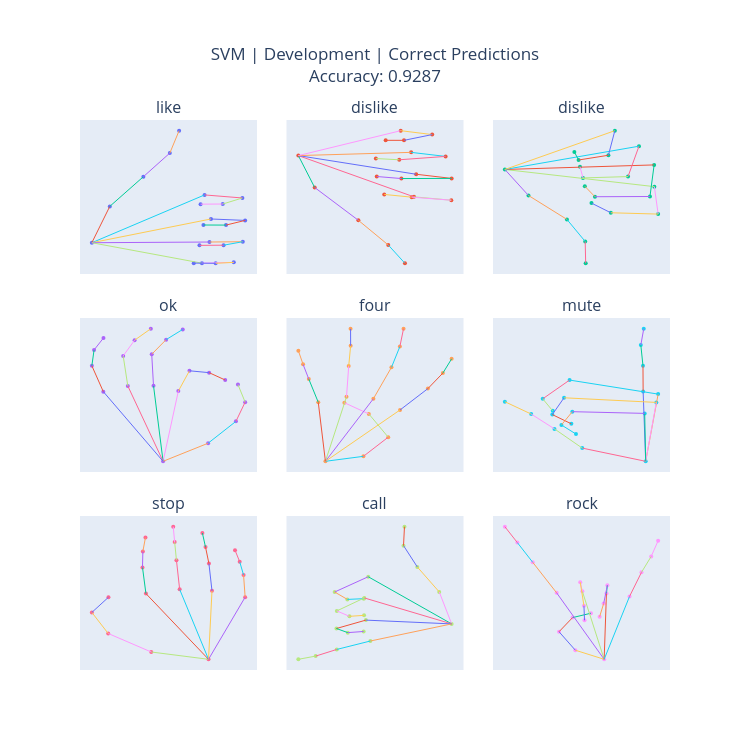

Here is the notebook cell this chart was saved with:
### Code cell
metrics = SVM_trainer.results[svm_model_name]["metrics"]["development set"]

svm_corr_pred_fig = plot_correct_landmarks(
    svm_clf,
    X_dev_df,
    y_dev_df,
    le,
    model_name="SVM",
    dataset_name="Development",
    accuracy=metrics["accuracy"],
    n_samples=9
)

### Figure 1 — Plotly figure (JSON) as saved in the notebook; plotly's stock layout.template omitted (floating-point values rounded to 4 significant figures)
{"data": [{"marker": {"size": 4}, "mode": "markers", "showlegend": false, "type": "scatter", "x": [0.0, 0.1554, 0.4463, 0.6754, 0.7557, 0.9762, 1.304, 1.134, 0.9418, 1.032, 1.328, 1.162, 0.9665, 1.019, 1.307, 1.141, 0.9322, 0.9534, 1.229, 1.072, 0.8824], "xaxis": "x", "y": [0.0, -0.5267, -0.9567, -1.299, -1.623, -0.6926, -0.6486, -0.5607, -0.5588, -0.3442, -0.3233, -0.2558, -0.2568, -0.01017, -0.01456, 0.03578, 0.03812, 0.2963, 0.2844, 0.298, 0.2956], "yaxis": "y"}, {"line": {"width": 1}, "mode": "lines", "showlegend": false, "type": "scatter", "x": [0, 0.1554], "xaxis": "x", "y": [0, -0.5267], "yaxis": "y"}, {"line": {"width": 1}, "mode": "lines", "showlegend": false, "type": "scatter", "x": [0.1554, 0.4463], "xaxis": "x", "y": [-0.5267, -0.9567], "yaxis": "y"}, {"line": {"width": 1}, "mode": "lines", "showlegend": false, "type": "scatter", "x": [0.4463, 0.6754], "xaxis": "x", "y": [-0.9567, -1.299], "yaxis": "y"}, {"line": {"width": 1}, "mode": "lines", "showlegend": false, "type": "scatter", "x": [0.6754, 0.7557], "xaxis": "x", "y": [-1.299, -1.623], "yaxis": "y"}, {"line": {"width": 1}, "mode": "lines", "showlegend": false, "type": "scatter", "x": [0, 0.9762], "xaxis": "x", "y": [0, -0.6926], "yaxis": "y"}, {"line": {"width": 1}, "mode": "lines", "showlegend": false, "type": "scatter", "x": [0.9762, 1.304], "xaxis": "x", "y": [-0.6926, -0.6486], "yaxis": "y"}, {"line": {"width": 1}, "mode": "lines", "showlegend": false, "type": "scatter", "x": [1.304, 1.134], "xaxis": "x", "y": [-0.6486, -0.5607], "yaxis": "y"}, {"line": {"width": 1}, "mode": "lines", "showlegend": false, "type": "scatter", "x": [1.134, 0.9418], "xaxis": "x", "y": [-0.5607, -0.5588], "yaxis": "y"}, {"line": {"width": 1}, "mode": "lines", "showlegend": false, "type": "scatter", "x": [0, 1.032], "xaxis": "x", "y": [0, -0.3442], "yaxis": "y"}, {"line": {"width": 1}, "mode": "lines", "showlegend": false, "type": "scatter", "x": [1.032, 1.328], "xaxis": "x", "y": [-0.3442, -0.3233], "yaxis": "y"}, {"line": {"width": 1}, "mode": "lines", "showlegend": false, "type": "scatter", "x": [1.328, 1.162], "xaxis": "x", "y": [-0.3233, -0.2558], "yaxis": "y"}, {"line": {"width": 1}, "mode": "lines", "showlegend": false, "type": "scatter", "x": [1.162, 0.9665], "xaxis": "x", "y": [-0.2558, -0.2568], "yaxis": "y"}, {"line": {"width": 1}, "mode": "lines", "showlegend": false, "type": "scatter", "x": [0, 1.019], "xaxis": "x", "y": [0, -0.01017], "yaxis": "y"}, {"line": {"width": 1}, "mode": "lines", "showlegend": false, "type": "scatter", "x": [1.019, 1.307], "xaxis": "x", "y": [-0.01017, -0.01456], "yaxis": "y"}, {"line": {"width": 1}, "mode": "lines", "showlegend": false, "type": "scatter", "x": [1.307, 1.141], "xaxis": "x", "y": [-0.01456, 0.03578], "yaxis": "y"}, {"line": {"width": 1}, "mode": "lines", "showlegend": false, "type": "scatter", "x": [1.141, 0.9322], "xaxis": "x", "y": [0.03578, 0.03812], "yaxis": "y"}, {"line": {"width": 1}, "mode": "lines", "showlegend": false, "type": "scatter", "x": [0, 0.9534], "xaxis": "x", "y": [0, 0.2963], "yaxis": "y"}, {"line": {"width": 1}, "mode": "lines", "showlegend": false, "type": "scatter", "x": [0.9534, 1.229], "xaxis": "x", "y": [0.2963, 0.2844], "yaxis": "y"}, {"line": {"width": 1}, "mode": "lines", "showlegend": false, "type": "scatter", "x": [1.229, 1.072], "xaxis": "x", "y": [0.2844, 0.298], "yaxis": "y"}, {"line": {"width": 1}, "mode": "lines", "showlegend": false, "type": "scatter", "x": [1.072, 0.8824], "xaxis": "x", "y": [0.298, 0.2956], "yaxis": "y"}, {"marker": {"size": 4}, "mode": "markers", "showlegend": false, "type": "scatter", "x": [0.0, 0.1898, 0.6975, 1.045, 1.239, 1.344, 1.777, 1.318, 0.9982, 1.369, 1.781, 1.197, 0.911, 1.311, 1.711, 1.172, 0.9005, 1.189, 1.555, 1.228, 1.015], "xaxis": "x2", "y": [0.0, 0.6292, 1.276, 1.762, 2.123, 0.8136, 0.8794, 0.8194, 0.766, 0.368, 0.4499, 0.4526, 0.4124, -0.06346, 0.01643, 0.08263, 0.05831, -0.4903, -0.4136, -0.3005, -0.3008], "yaxis": "y2"}, {"line": {"width": 1}, "mode": "lines", "showlegend": false, "type": "scatter", "x": [0, 0.1898], "xaxis": "x2", "y": [0, 0.6292], "yaxis": "y2"}, {"line": {"width": 1}, "mode": "lines", "showlegend": false, "type": "scatter", "x": [0.1898, 0.6975], "xaxis": "x2", "y": [0.6292, 1.276], "yaxis": "y2"}, {"line": {"width": 1}, "mode": "lines", "showlegend": false, "type": "scatter", "x": [0.6975, 1.045], "xaxis": "x2", "y": [1.276, 1.762], "yaxis": "y2"}, {"line": {"width": 1}, "mode": "lines", "showlegend": false, "type": "scatter", "x": [1.045, 1.239], "xaxis": "x2", "y": [1.762, 2.123], "yaxis": "y2"}, {"line": {"width": 1}, "mode": "lines", "showlegend": false, "type": "scatter", "x": [0, 1.344], "xaxis": "x2", "y": [0, 0.8136], "yaxis": "y2"}, {"line": {"width": 1}, "mode": "lines", "showlegend": false, "type": "scatter", "x": [1.344, 1.777], "xaxis": "x2", "y": [0.8136, 0.8794], "yaxis": "y2"}, {"line": {"width": 1}, "mode": "lines", "showlegend": false, "type": "scatter", "x": [1.777, 1.318], "xaxis": "x2", "y": [0.8794, 0.8194], "yaxis": "y2"}, {"line": {"width": 1}, "mode": "lines", "showlegend": false, "type": "scatter", "x": [1.318, 0.9982], "xaxis": "x2", "y": [0.8194, 0.766], "yaxis": "y2"}, {"line": {"width": 1}, "mode": "lines", "showlegend": false, "type": "scatter", "x": [0, 1.369], "xaxis": "x2", "y": [0, 0.368], "yaxis": "y2"}, {"line": {"width": 1}, "mode": "lines", "showlegend": false, "type": "scatter", "x": [1.369, 1.781], "xaxis": "x2", "y": [0.368, 0.4499], "yaxis": "y2"}, {"line": {"width": 1}, "mode": "lines", "showlegend": false, "type": "scatter", "x": [1.781, 1.197], "xaxis": "x2", "y": [0.4499, 0.4526], "yaxis": "y2"}, {"line": {"width": 1}, "mode": "lines", "showlegend": false, "type": "scatter", "x": [1.197, 0.911], "xaxis": "x2", "y": [0.4526, 0.4124], "yaxis": "y2"}, {"line": {"width": 1}, "mode": "lines", "showlegend": false, "type": "scatter", "x": [0, 1.311], "xaxis": "x2", "y": [0, -0.06346], "yaxis": "y2"}, {"line": {"width": 1}, "mode": "lines", "showlegend": false, "type": "scatter", "x": [1.311, 1.711], "xaxis": "x2", "y": [-0.06346, 0.01643], "yaxis": "y2"}, {"line": {"width": 1}, "mode": "lines", "showlegend": false, "type": "scatter", "x": [1.711, 1.172], "xaxis": "x2", "y": [0.01643, 0.08263], "yaxis": "y2"}, {"line": {"width": 1}, "mode": "lines", "showlegend": false, "type": "scatter", "x": [1.172, 0.9005], "xaxis": "x2", "y": [0.08263, 0.05831], "yaxis": "y2"}, {"line": {"width": 1}, "mode": "lines", "showlegend": false, "type": "scatter", "x": [0, 1.189], "xaxis": "x2", "y": [0, -0.4903], "yaxis": "y2"}, {"line": {"width": 1}, "mode": "lines", "showlegend": false, "type": "scatter", "x": [1.189, 1.555], "xaxis": "x2", "y": [-0.4903, -0.4136], "yaxis": "y2"}, {"line": {"width": 1}, "mode": "lines", "showlegend": false, "type": "scatter", "x": [1.555, 1.228], "xaxis": "x2", "y": [-0.4136, -0.3005], "yaxis": "y2"}, {"line": {"width": 1}, "mode": "lines", "showlegend": false, "type": "scatter", "x": [1.228, 1.015], "xaxis": "x2", "y": [-0.3005, -0.3008], "yaxis": "y2"}, {"marker": {"size": 4}, "mode": "markers", "showlegend": false, "type": "scatter", "x": [0.0, 0.2781, 0.7306, 0.9456, 0.9513, 1.759, 1.804, 1.247, 1.019, 1.757, 1.708, 1.06, 0.9411, 1.578, 1.449, 0.9198, 0.8842, 1.294, 1.219, 0.8678, 0.818], "xaxis": "x3", "y": [0.0, 0.5245, 1.007, 1.452, 1.892, 0.3465, 0.8997, 0.8729, 0.6788, -0.09179, 0.5452, 0.5498, 0.3382, -0.4694, 0.1437, 0.1706, -0.05329, -0.7818, -0.2862, -0.1911, -0.3538], "yaxis": "y3"}, {"line": {"width": 1}, "mode": "lines", "showlegend": false, "type": "scatter", "x": [0, 0.2781], "xaxis": "x3", "y": [0, 0.5245], "yaxis": "y3"}, {"line": {"width": 1}, "mode": "lines", "showlegend": false, "type": "scatter", "x": [0.2781, 0.7306], "xaxis": "x3", "y": [0.5245, 1.007], "yaxis": "y3"}, {"line": {"width": 1}, "mode": "lines", "showlegend": false, "type": "scatter", "x": [0.7306, 0.9456], "xaxis": "x3", "y": [1.007, 1.452], "yaxis": "y3"}, {"line": {"width": 1}, "mode": "lines", "showlegend": false, "type": "scatter", "x": [0.9456, 0.9513], "xaxis": "x3", "y": [1.452, 1.892], "yaxis": "y3"}, {"line": {"width": 1}, "mode": "lines", "showlegend": false, "type": "scatter", "x": [0, 1.759], "xaxis": "x3", "y": [0, 0.3465], "yaxis": "y3"}, {"line": {"width": 1}, "mode": "lines", "showlegend": false, "type": "scatter", "x": [1.759, 1.804], "xaxis": "x3", "y": [0.3465, 0.8997], "yaxis": "y3"}, {"line": {"width": 1}, "mode": "lines", "showlegend": false, "type": "scatter", "x": [1.804, 1.247], "xaxis": "x3", "y": [0.8997, 0.8729], "yaxis": "y3"}, {"line": {"width": 1}, "mode": "lines", "showlegend": false, "type": "scatter", "x": [1.247, 1.019], "xaxis": "x3", "y": [0.8729, 0.6788], "yaxis": "y3"}, {"line": {"width": 1}, "mode": "lines", "showlegend": false, "type": "scatter", "x": [0, 1.757], "xaxis": "x3", "y": [0, -0.09179], "yaxis": "y3"}, {"line": {"width": 1}, "mode": "lines", "showlegend": false, "type": "scatter", "x": [1.757, 1.708], "xaxis": "x3", "y": [-0.09179, 0.5452], "yaxis": "y3"}, {"line": {"width": 1}, "mode": "lines", "showlegend": false, "type": "scatter", "x": [1.708, 1.06], "xaxis": "x3", "y": [0.5452, 0.5498], "yaxis": "y3"}, {"line": {"width": 1}, "mode": "lines", "showlegend": false, "type": "scatter", "x": [1.06, 0.9411], "xaxis": "x3", "y": [0.5498, 0.3382], "yaxis": "y3"}, {"line": {"width": 1}, "mode": "lines", "showlegend": false, "type": "scatter", "x": [0, 1.578], "xaxis": "x3", "y": [0, -0.4694], "yaxis": "y3"}, {"line": {"width": 1}, "mode": "lines", "showlegend": false, "type": "scatter", "x": [1.578, 1.449], "xaxis": "x3", "y": [-0.4694, 0.1437], "yaxis": "y3"}, {"line": {"width": 1}, "mode": "lines", "showlegend": false, "type": "scatter", "x": [1.449, 0.9198], "xaxis": "x3", "y": [0.1437, 0.1706], "yaxis": "y3"}, {"line": {"width": 1}, "mode": "lines", "showlegend": false, "type": "scatter", "x": [0.9198, 0.8842], "xaxis": "x3", "y": [0.1706, -0.05329], "yaxis": "y3"}, {"line": {"width": 1}, "mode": "lines", "showlegend": false, "type": "scatter", "x": [0, 1.294], "xaxis": "x3", "y": [0, -0.7818], "yaxis": "y3"}, {"line": {"width": 1}, "mode": "lines", "showlegend": false, "type": "scatter", "x": [1.294, 1.219], "xaxis": "x3", "y": [-0.7818, -0.2862], "yaxis": "y3"}, {"line": {"width": 1}, "mode": "lines", "showlegend": false, "type": "scatter", "x": [1.219, 0.8678], "xaxis": "x3", "y": [-0.2862, -0.1911], "yaxis": "y3"}, {"line": {"width": 1}, "mode": "lines", "showlegend": false, "type": "scatter", "x": [0.8678, 0.818], "xaxis": "x3", "y": [-0.1911, -0.3538], "yaxis": "y3"}, {"marker": {"size": 4}, "mode": "markers", "showlegend": false, "type": "scatter", "x": [0.0, 0.1791, 0.2898, 0.3265, 0.2979, 0.06062, 0.1049, 0.1831, 0.2471, -0.03814, -0.04521, 0.01197, 0.07823, -0.1403, -0.1588, -0.1134, -0.04872, -0.2379, -0.2834, -0.2746, -0.2372], "xaxis": "x4", "y": [0.0, -0.1367, -0.3018, -0.447, -0.5799, -0.5307, -0.6841, -0.6699, -0.6145, -0.5718, -0.8092, -0.9194, -0.9969, -0.5693, -0.7967, -0.9151, -1.002, -0.5266, -0.7218, -0.8417, -0.932], "yaxis": "y4"}, {"line": {"width": 1}, "mode": "lines", "showlegend": false, "type": "scatter", "x": [0, 0.1791], "xaxis": "x4", "y": [0, -0.1367], "yaxis": "y4"}, {"line": {"width": 1}, "mode": "lines", "showlegend": false, "type": "scatter", "x": [0.1791, 0.2898], "xaxis": "x4", "y": [-0.1367, -0.3018], "yaxis": "y4"}, {"line": {"width": 1}, "mode": "lines", "showlegend": false, "type": "scatter", "x": [0.2898, 0.3265], "xaxis": "x4", "y": [-0.3018, -0.447], "yaxis": "y4"}, {"line": {"width": 1}, "mode": "lines", "showlegend": false, "type": "scatter", "x": [0.3265, 0.2979], "xaxis": "x4", "y": [-0.447, -0.5799], "yaxis": "y4"}, {"line": {"width": 1}, "mode": "lines", "showlegend": false, "type": "scatter", "x": [0, 0.06062], "xaxis": "x4", "y": [0, -0.5307], "yaxis": "y4"}, {"line": {"width": 1}, "mode": "lines", "showlegend": false, "type": "scatter", "x": [0.06062, 0.1049], "xaxis": "x4", "y": [-0.5307, -0.6841], "yaxis": "y4"}, {"line": {"width": 1}, "mode": "lines", "showlegend": false, "type": "scatter", "x": [0.1049, 0.1831], "xaxis": "x4", "y": [-0.6841, -0.6699], "yaxis": "y4"}, {"line": {"width": 1}, "mode": "lines", "showlegend": false, "type": "scatter", "x": [0.1831, 0.2471], "xaxis": "x4", "y": [-0.6699, -0.6145], "yaxis": "y4"}, {"line": {"width": 1}, "mode": "lines", "showlegend": false, "type": "scatter", "x": [0, -0.03814], "xaxis": "x4", "y": [0, -0.5718], "yaxis": "y4"}, {"line": {"width": 1}, "mode": "lines", "showlegend": false, "type": "scatter", "x": [-0.03814, -0.04521], "xaxis": "x4", "y": [-0.5718, -0.8092], "yaxis": "y4"}, {"line": {"width": 1}, "mode": "lines", "showlegend": false, "type": "scatter", "x": [-0.04521, 0.01197], "xaxis": "x4", "y": [-0.8092, -0.9194], "yaxis": "y4"}, {"line": {"width": 1}, "mode": "lines", "showlegend": false, "type": "scatter", "x": [0.01197, 0.07823], "xaxis": "x4", "y": [-0.9194, -0.9969], "yaxis": "y4"}, {"line": {"width": 1}, "mode": "lines", "showlegend": false, "type": "scatter", "x": [0, -0.1403], "xaxis": "x4", "y": [0, -0.5693], "yaxis": "y4"}, {"line": {"width": 1}, "mode": "lines", "showlegend": false, "type": "scatter", "x": [-0.1403, -0.1588], "xaxis": "x4", "y": [-0.5693, -0.7967], "yaxis": "y4"}, {"line": {"width": 1}, "mode": "lines", "showlegend": false, "type": "scatter", "x": [-0.1588, -0.1134], "xaxis": "x4", "y": [-0.7967, -0.9151], "yaxis": "y4"}, {"line": {"width": 1}, "mode": "lines", "showlegend": false, "type": "scatter", "x": [-0.1134, -0.04872], "xaxis": "x4", "y": [-0.9151, -1.002], "yaxis": "y4"}, {"line": {"width": 1}, "mode": "lines", "showlegend": false, "type": "scatter", "x": [0, -0.2379], "xaxis": "x4", "y": [0, -0.5266], "yaxis": "y4"}, {"line": {"width": 1}, "mode": "lines", "showlegend": false, "type": "scatter", "x": [-0.2379, -0.2834], "xaxis": "x4", "y": [-0.5266, -0.7218], "yaxis": "y4"}, {"line": {"width": 1}, "mode": "lines", "showlegend": false, "type": "scatter", "x": [-0.2834, -0.2746], "xaxis": "x4", "y": [-0.7218, -0.8417], "yaxis": "y4"}, {"line": {"width": 1}, "mode": "lines", "showlegend": false, "type": "scatter", "x": [-0.2746, -0.2372], "xaxis": "x4", "y": [-0.8417, -0.932], "yaxis": "y4"}, {"marker": {"size": 4}, "mode": "markers", "showlegend": false, "type": "scatter", "x": [0.0, 0.1683, 0.2782, 0.1923, 0.08395, 0.3306, 0.4538, 0.5201, 0.5591, 0.2125, 0.2925, 0.3297, 0.346, 0.09336, 0.1031, 0.1118, 0.1114, -0.03171, -0.0736, -0.099, -0.1199], "xaxis": "x5", "y": [0.0, -0.03507, -0.1706, -0.3353, -0.4144, -0.3632, -0.5143, -0.6241, -0.7251, -0.4427, -0.6646, -0.8117, -0.9382, -0.4561, -0.674, -0.8172, -0.9371, -0.4178, -0.5816, -0.686, -0.7825], "yaxis": "y5"}, {"line": {"width": 1}, "mode": "lines", "showlegend": false, "type": "scatter", "x": [0, 0.1683], "xaxis": "x5", "y": [0, -0.03507], "yaxis": "y5"}, {"line": {"width": 1}, "mode": "lines", "showlegend": false, "type": "scatter", "x": [0.1683, 0.2782], "xaxis": "x5", "y": [-0.03507, -0.1706], "yaxis": "y5"}, {"line": {"width": 1}, "mode": "lines", "showlegend": false, "type": "scatter", "x": [0.2782, 0.1923], "xaxis": "x5", "y": [-0.1706, -0.3353], "yaxis": "y5"}, {"line": {"width": 1}, "mode": "lines", "showlegend": false, "type": "scatter", "x": [0.1923, 0.08395], "xaxis": "x5", "y": [-0.3353, -0.4144], "yaxis": "y5"}, {"line": {"width": 1}, "mode": "lines", "showlegend": false, "type": "scatter", "x": [0, 0.3306], "xaxis": "x5", "y": [0, -0.3632], "yaxis": "y5"}, {"line": {"width": 1}, "mode": "lines", "showlegend": false, "type": "scatter", "x": [0.3306, 0.4538], "xaxis": "x5", "y": [-0.3632, -0.5143], "yaxis": "y5"}, {"line": {"width": 1}, "mode": "lines", "showlegend": false, "type": "scatter", "x": [0.4538, 0.5201], "xaxis": "x5", "y": [-0.5143, -0.6241], "yaxis": "y5"}, {"line": {"width": 1}, "mode": "lines", "showlegend": false, "type": "scatter", "x": [0.5201, 0.5591], "xaxis": "x5", "y": [-0.6241, -0.7251], "yaxis": "y5"}, {"line": {"width": 1}, "mode": "lines", "showlegend": false, "type": "scatter", "x": [0, 0.2125], "xaxis": "x5", "y": [0, -0.4427], "yaxis": "y5"}, {"line": {"width": 1}, "mode": "lines", "showlegend": false, "type": "scatter", "x": [0.2125, 0.2925], "xaxis": "x5", "y": [-0.4427, -0.6646], "yaxis": "y5"}, {"line": {"width": 1}, "mode": "lines", "showlegend": false, "type": "scatter", "x": [0.2925, 0.3297], "xaxis": "x5", "y": [-0.6646, -0.8117], "yaxis": "y5"}, {"line": {"width": 1}, "mode": "lines", "showlegend": false, "type": "scatter", "x": [0.3297, 0.346], "xaxis": "x5", "y": [-0.8117, -0.9382], "yaxis": "y5"}, {"line": {"width": 1}, "mode": "lines", "showlegend": false, "type": "scatter", "x": [0, 0.09336], "xaxis": "x5", "y": [0, -0.4561], "yaxis": "y5"}, {"line": {"width": 1}, "mode": "lines", "showlegend": false, "type": "scatter", "x": [0.09336, 0.1031], "xaxis": "x5", "y": [-0.4561, -0.674], "yaxis": "y5"}, {"line": {"width": 1}, "mode": "lines", "showlegend": false, "type": "scatter", "x": [0.1031, 0.1118], "xaxis": "x5", "y": [-0.674, -0.8172], "yaxis": "y5"}, {"line": {"width": 1}, "mode": "lines", "showlegend": false, "type": "scatter", "x": [0.1118, 0.1114], "xaxis": "x5", "y": [-0.8172, -0.9371], "yaxis": "y5"}, {"line": {"width": 1}, "mode": "lines", "showlegend": false, "type": "scatter", "x": [0, -0.03171], "xaxis": "x5", "y": [0, -0.4178], "yaxis": "y5"}, {"line": {"width": 1}, "mode": "lines", "showlegend": false, "type": "scatter", "x": [-0.03171, -0.0736], "xaxis": "x5", "y": [-0.4178, -0.5816], "yaxis": "y5"}, {"line": {"width": 1}, "mode": "lines", "showlegend": false, "type": "scatter", "x": [-0.0736, -0.099], "xaxis": "x5", "y": [-0.5816, -0.686], "yaxis": "y5"}, {"line": {"width": 1}, "mode": "lines", "showlegend": false, "type": "scatter", "x": [-0.099, -0.1199], "xaxis": "x5", "y": [-0.686, -0.7825], "yaxis": "y5"}, {"marker": {"size": 4}, "mode": "markers", "showlegend": false, "type": "scatter", "x": [0.0, -0.4295, -0.6178, -0.7755, -0.9539, -0.0173, -0.0183, -0.03295, -0.01311, 0.08444, -0.5155, -0.6973, -0.6297, 0.07218, -0.553, -0.6325, -0.5034, -0.006715, -0.4969, -0.5707, -0.472], "xaxis": "x6", "y": [0.0, -0.203, -0.4993, -0.7276, -0.9179, -1.077, -1.473, -1.791, -2.042, -1.035, -1.251, -0.9624, -0.7769, -0.907, -0.9783, -0.7196, -0.5772, -0.7381, -0.7643, -0.5597, -0.4199], "yaxis": "y6"}, {"line": {"width": 1}, "mode": "lines", "showlegend": false, "type": "scatter", "x": [0, -0.4295], "xaxis": "x6", "y": [0, -0.203], "yaxis": "y6"}, {"line": {"width": 1}, "mode": "lines", "showlegend": false, "type": "scatter", "x": [-0.4295, -0.6178], "xaxis": "x6", "y": [-0.203, -0.4993], "yaxis": "y6"}, {"line": {"width": 1}, "mode": "lines", "showlegend": false, "type": "scatter", "x": [-0.6178, -0.7755], "xaxis": "x6", "y": [-0.4993, -0.7276], "yaxis": "y6"}, {"line": {"width": 1}, "mode": "lines", "showlegend": false, "type": "scatter", "x": [-0.7755, -0.9539], "xaxis": "x6", "y": [-0.7276, -0.9179], "yaxis": "y6"}, {"line": {"width": 1}, "mode": "lines", "showlegend": false, "type": "scatter", "x": [0, -0.0173], "xaxis": "x6", "y": [0, -1.077], "yaxis": "y6"}, {"line": {"width": 1}, "mode": "lines", "showlegend": false, "type": "scatter", "x": [-0.0173, -0.0183], "xaxis": "x6", "y": [-1.077, -1.473], "yaxis": "y6"}, {"line": {"width": 1}, "mode": "lines", "showlegend": false, "type": "scatter", "x": [-0.0183, -0.03295], "xaxis": "x6", "y": [-1.473, -1.791], "yaxis": "y6"}, {"line": {"width": 1}, "mode": "lines", "showlegend": false, "type": "scatter", "x": [-0.03295, -0.01311], "xaxis": "x6", "y": [-1.791, -2.042], "yaxis": "y6"}, {"line": {"width": 1}, "mode": "lines", "showlegend": false, "type": "scatter", "x": [0, 0.08444], "xaxis": "x6", "y": [0, -1.035], "yaxis": "y6"}, {"line": {"width": 1}, "mode": "lines", "showlegend": false, "type": "scatter", "x": [0.08444, -0.5155], "xaxis": "x6", "y": [-1.035, -1.251], "yaxis": "y6"}, {"line": {"width": 1}, "mode": "lines", "showlegend": false, "type": "scatter", "x": [-0.5155, -0.6973], "xaxis": "x6", "y": [-1.251, -0.9624], "yaxis": "y6"}, {"line": {"width": 1}, "mode": "lines", "showlegend": false, "type": "scatter", "x": [-0.6973, -0.6297], "xaxis": "x6", "y": [-0.9624, -0.7769], "yaxis": "y6"}, {"line": {"width": 1}, "mode": "lines", "showlegend": false, "type": "scatter", "x": [0, 0.07218], "xaxis": "x6", "y": [0, -0.907], "yaxis": "y6"}, {"line": {"width": 1}, "mode": "lines", "showlegend": false, "type": "scatter", "x": [0.07218, -0.553], "xaxis": "x6", "y": [-0.907, -0.9783], "yaxis": "y6"}, {"line": {"width": 1}, "mode": "lines", "showlegend": false, "type": "scatter", "x": [-0.553, -0.6325], "xaxis": "x6", "y": [-0.9783, -0.7196], "yaxis": "y6"}, {"line": {"width": 1}, "mode": "lines", "showlegend": false, "type": "scatter", "x": [-0.6325, -0.5034], "xaxis": "x6", "y": [-0.7196, -0.5772], "yaxis": "y6"}, {"line": {"width": 1}, "mode": "lines", "showlegend": false, "type": "scatter", "x": [0, -0.006715], "xaxis": "x6", "y": [0, -0.7381], "yaxis": "y6"}, {"line": {"width": 1}, "mode": "lines", "showlegend": false, "type": "scatter", "x": [-0.006715, -0.4969], "xaxis": "x6", "y": [-0.7381, -0.7643], "yaxis": "y6"}, {"line": {"width": 1}, "mode": "lines", "showlegend": false, "type": "scatter", "x": [-0.4969, -0.5707], "xaxis": "x6", "y": [-0.7643, -0.5597], "yaxis": "y6"}, {"line": {"width": 1}, "mode": "lines", "showlegend": false, "type": "scatter", "x": [-0.5707, -0.472], "xaxis": "x6", "y": [-0.5597, -0.4199], "yaxis": "y6"}, {"marker": {"size": 4}, "mode": "markers", "showlegend": false, "type": "scatter", "x": [0.0, -0.1934, -0.339, -0.3943, -0.3382, -0.2115, -0.2231, -0.2219, -0.2131, -0.09756, -0.1084, -0.1144, -0.1192, 0.01172, 0.001354, -0.01013, -0.02078, 0.1238, 0.1184, 0.1053, 0.08948], "xaxis": "x7", "y": [0.0, -0.05463, -0.1934, -0.3509, -0.4646, -0.4921, -0.6883, -0.8077, -0.9117, -0.5238, -0.7422, -0.8774, -0.9929, -0.513, -0.7167, -0.8402, -0.9455, -0.4652, -0.6317, -0.7304, -0.8174], "yaxis": "y7"}, {"line": {"width": 1}, "mode": "lines", "showlegend": false, "type": "scatter", "x": [0, -0.1934], "xaxis": "x7", "y": [0, -0.05463], "yaxis": "y7"}, {"line": {"width": 1}, "mode": "lines", "showlegend": false, "type": "scatter", "x": [-0.1934, -0.339], "xaxis": "x7", "y": [-0.05463, -0.1934], "yaxis": "y7"}, {"line": {"width": 1}, "mode": "lines", "showlegend": false, "type": "scatter", "x": [-0.339, -0.3943], "xaxis": "x7", "y": [-0.1934, -0.3509], "yaxis": "y7"}, {"line": {"width": 1}, "mode": "lines", "showlegend": false, "type": "scatter", "x": [-0.3943, -0.3382], "xaxis": "x7", "y": [-0.3509, -0.4646], "yaxis": "y7"}, {"line": {"width": 1}, "mode": "lines", "showlegend": false, "type": "scatter", "x": [0, -0.2115], "xaxis": "x7", "y": [0, -0.4921], "yaxis": "y7"}, {"line": {"width": 1}, "mode": "lines", "showlegend": false, "type": "scatter", "x": [-0.2115, -0.2231], "xaxis": "x7", "y": [-0.4921, -0.6883], "yaxis": "y7"}, {"line": {"width": 1}, "mode": "lines", "showlegend": false, "type": "scatter", "x": [-0.2231, -0.2219], "xaxis": "x7", "y": [-0.6883, -0.8077], "yaxis": "y7"}, {"line": {"width": 1}, "mode": "lines", "showlegend": false, "type": "scatter", "x": [-0.2219, -0.2131], "xaxis": "x7", "y": [-0.8077, -0.9117], "yaxis": "y7"}, {"line": {"width": 1}, "mode": "lines", "showlegend": false, "type": "scatter", "x": [0, -0.09756], "xaxis": "x7", "y": [0, -0.5238], "yaxis": "y7"}, {"line": {"width": 1}, "mode": "lines", "showlegend": false, "type": "scatter", "x": [-0.09756, -0.1084], "xaxis": "x7", "y": [-0.5238, -0.7422], "yaxis": "y7"}, {"line": {"width": 1}, "mode": "lines", "showlegend": false, "type": "scatter", "x": [-0.1084, -0.1144], "xaxis": "x7", "y": [-0.7422, -0.8774], "yaxis": "y7"}, {"line": {"width": 1}, "mode": "lines", "showlegend": false, "type": "scatter", "x": [-0.1144, -0.1192], "xaxis": "x7", "y": [-0.8774, -0.9929], "yaxis": "y7"}, {"line": {"width": 1}, "mode": "lines", "showlegend": false, "type": "scatter", "x": [0, 0.01172], "xaxis": "x7", "y": [0, -0.513], "yaxis": "y7"}, {"line": {"width": 1}, "mode": "lines", "showlegend": false, "type": "scatter", "x": [0.01172, 0.001354], "xaxis": "x7", "y": [-0.513, -0.7167], "yaxis": "y7"}, {"line": {"width": 1}, "mode": "lines", "showlegend": false, "type": "scatter", "x": [0.001354, -0.01013], "xaxis": "x7", "y": [-0.7167, -0.8402], "yaxis": "y7"}, {"line": {"width": 1}, "mode": "lines", "showlegend": false, "type": "scatter", "x": [-0.01013, -0.02078], "xaxis": "x7", "y": [-0.8402, -0.9455], "yaxis": "y7"}, {"line": {"width": 1}, "mode": "lines", "showlegend": false, "type": "scatter", "x": [0, 0.1238], "xaxis": "x7", "y": [0, -0.4652], "yaxis": "y7"}, {"line": {"width": 1}, "mode": "lines", "showlegend": false, "type": "scatter", "x": [0.1238, 0.1184], "xaxis": "x7", "y": [-0.4652, -0.6317], "yaxis": "y7"}, {"line": {"width": 1}, "mode": "lines", "showlegend": false, "type": "scatter", "x": [0.1184, 0.1053], "xaxis": "x7", "y": [-0.6317, -0.7304], "yaxis": "y7"}, {"line": {"width": 1}, "mode": "lines", "showlegend": false, "type": "scatter", "x": [0.1053, 0.08948], "xaxis": "x7", "y": [-0.7304, -0.8174], "yaxis": "y7"}, {"marker": {"size": 4}, "mode": "markers", "showlegend": false, "type": "scatter", "x": [0.0, -0.1405, -0.3889, -0.5452, -0.5344, -0.9452, -1.326, -1.182, -0.9957, -0.9898, -1.301, -1.158, -0.9924, -0.9721, -1.305, -1.177, -0.9971, -0.921, -1.302, -1.541, -1.737], "xaxis": "x8", "y": [0.0, -0.4593, -0.8182, -1.125, -1.397, -0.6779, -0.4585, -0.3519, -0.3627, -0.3732, -0.1865, -0.1088, -0.1229, -0.05453, 0.06629, 0.1256, 0.1089, 0.246, 0.3672, 0.4629, 0.5089], "yaxis": "y8"}, {"line": {"width": 1}, "mode": "lines", "showlegend": false, "type": "scatter", "x": [0, -0.1405], "xaxis": "x8", "y": [0, -0.4593], "yaxis": "y8"}, {"line": {"width": 1}, "mode": "lines", "showlegend": false, "type": "scatter", "x": [-0.1405, -0.3889], "xaxis": "x8", "y": [-0.4593, -0.8182], "yaxis": "y8"}, {"line": {"width": 1}, "mode": "lines", "showlegend": false, "type": "scatter", "x": [-0.3889, -0.5452], "xaxis": "x8", "y": [-0.8182, -1.125], "yaxis": "y8"}, {"line": {"width": 1}, "mode": "lines", "showlegend": false, "type": "scatter", "x": [-0.5452, -0.5344], "xaxis": "x8", "y": [-1.125, -1.397], "yaxis": "y8"}, {"line": {"width": 1}, "mode": "lines", "showlegend": false, "type": "scatter", "x": [0, -0.9452], "xaxis": "x8", "y": [0, -0.6779], "yaxis": "y8"}, {"line": {"width": 1}, "mode": "lines", "showlegend": false, "type": "scatter", "x": [-0.9452, -1.326], "xaxis": "x8", "y": [-0.6779, -0.4585], "yaxis": "y8"}, {"line": {"width": 1}, "mode": "lines", "showlegend": false, "type": "scatter", "x": [-1.326, -1.182], "xaxis": "x8", "y": [-0.4585, -0.3519], "yaxis": "y8"}, {"line": {"width": 1}, "mode": "lines", "showlegend": false, "type": "scatter", "x": [-1.182, -0.9957], "xaxis": "x8", "y": [-0.3519, -0.3627], "yaxis": "y8"}, {"line": {"width": 1}, "mode": "lines", "showlegend": false, "type": "scatter", "x": [0, -0.9898], "xaxis": "x8", "y": [0, -0.3732], "yaxis": "y8"}, {"line": {"width": 1}, "mode": "lines", "showlegend": false, "type": "scatter", "x": [-0.9898, -1.301], "xaxis": "x8", "y": [-0.3732, -0.1865], "yaxis": "y8"}, {"line": {"width": 1}, "mode": "lines", "showlegend": false, "type": "scatter", "x": [-1.301, -1.158], "xaxis": "x8", "y": [-0.1865, -0.1088], "yaxis": "y8"}, {"line": {"width": 1}, "mode": "lines", "showlegend": false, "type": "scatter", "x": [-1.158, -0.9924], "xaxis": "x8", "y": [-0.1088, -0.1229], "yaxis": "y8"}, {"line": {"width": 1}, "mode": "lines", "showlegend": false, "type": "scatter", "x": [0, -0.9721], "xaxis": "x8", "y": [0, -0.05453], "yaxis": "y8"}, {"line": {"width": 1}, "mode": "lines", "showlegend": false, "type": "scatter", "x": [-0.9721, -1.305], "xaxis": "x8", "y": [-0.05453, 0.06629], "yaxis": "y8"}, {"line": {"width": 1}, "mode": "lines", "showlegend": false, "type": "scatter", "x": [-1.305, -1.177], "xaxis": "x8", "y": [0.06629, 0.1256], "yaxis": "y8"}, {"line": {"width": 1}, "mode": "lines", "showlegend": false, "type": "scatter", "x": [-1.177, -0.9971], "xaxis": "x8", "y": [0.1256, 0.1089], "yaxis": "y8"}, {"line": {"width": 1}, "mode": "lines", "showlegend": false, "type": "scatter", "x": [0, -0.921], "xaxis": "x8", "y": [0, 0.246], "yaxis": "y8"}, {"line": {"width": 1}, "mode": "lines", "showlegend": false, "type": "scatter", "x": [-0.921, -1.302], "xaxis": "x8", "y": [0.246, 0.3672], "yaxis": "y8"}, {"line": {"width": 1}, "mode": "lines", "showlegend": false, "type": "scatter", "x": [-1.302, -1.541], "xaxis": "x8", "y": [0.3672, 0.4629], "yaxis": "y8"}, {"line": {"width": 1}, "mode": "lines", "showlegend": false, "type": "scatter", "x": [-1.541, -1.737], "xaxis": "x8", "y": [0.4629, 0.5089], "yaxis": "y8"}, {"marker": {"size": 4}, "mode": "markers", "showlegend": false, "type": "scatter", "x": [0.0, -0.5298, -0.83, -0.5806, -0.2433, -0.874, -1.314, -1.596, -1.826, -0.4015, -0.4399, -0.3719, -0.3613, 0.04178, 0.05884, -0.009463, -0.08354, 0.4662, 0.6856, 0.8642, 0.9923], "xaxis": "x9", "y": [0.0, -0.2169, -0.6589, -0.9976, -1.102, -1.59, -2.32, -2.79, -3.17, -1.627, -1.845, -1.28, -0.9325, -1.574, -1.77, -1.333, -1.02, -1.502, -2.079, -2.459, -2.836], "yaxis": "y9"}, {"line": {"width": 1}, "mode": "lines", "showlegend": false, "type": "scatter", "x": [0, -0.5298], "xaxis": "x9", "y": [0, -0.2169], "yaxis": "y9"}, {"line": {"width": 1}, "mode": "lines", "showlegend": false, "type": "scatter", "x": [-0.5298, -0.83], "xaxis": "x9", "y": [-0.2169, -0.6589], "yaxis": "y9"}, {"line": {"width": 1}, "mode": "lines", "showlegend": false, "type": "scatter", "x": [-0.83, -0.5806], "xaxis": "x9", "y": [-0.6589, -0.9976], "yaxis": "y9"}, {"line": {"width": 1}, "mode": "lines", "showlegend": false, "type": "scatter", "x": [-0.5806, -0.2433], "xaxis": "x9", "y": [-0.9976, -1.102], "yaxis": "y9"}, {"line": {"width": 1}, "mode": "lines", "showlegend": false, "type": "scatter", "x": [0, -0.874], "xaxis": "x9", "y": [0, -1.59], "yaxis": "y9"}, {"line": {"width": 1}, "mode": "lines", "showlegend": false, "type": "scatter", "x": [-0.874, -1.314], "xaxis": "x9", "y": [-1.59, -2.32], "yaxis": "y9"}, {"line": {"width": 1}, "mode": "lines", "showlegend": false, "type": "scatter", "x": [-1.314, -1.596], "xaxis": "x9", "y": [-2.32, -2.79], "yaxis": "y9"}, {"line": {"width": 1}, "mode": "lines", "showlegend": false, "type": "scatter", "x": [-1.596, -1.826], "xaxis": "x9", "y": [-2.79, -3.17], "yaxis": "y9"}, {"line": {"width": 1}, "mode": "lines", "showlegend": false, "type": "scatter", "x": [0, -0.4015], "xaxis": "x9", "y": [0, -1.627], "yaxis": "y9"}, {"line": {"width": 1}, "mode": "lines", "showlegend": false, "type": "scatter", "x": [-0.4015, -0.4399], "xaxis": "x9", "y": [-1.627, -1.845], "yaxis": "y9"}, {"line": {"width": 1}, "mode": "lines", "showlegend": false, "type": "scatter", "x": [-0.4399, -0.3719], "xaxis": "x9", "y": [-1.845, -1.28], "yaxis": "y9"}, {"line": {"width": 1}, "mode": "lines", "showlegend": false, "type": "scatter", "x": [-0.3719, -0.3613], "xaxis": "x9", "y": [-1.28, -0.9325], "yaxis": "y9"}, {"line": {"width": 1}, "mode": "lines", "showlegend": false, "type": "scatter", "x": [0, 0.04178], "xaxis": "x9", "y": [0, -1.574], "yaxis": "y9"}, {"line": {"width": 1}, "mode": "lines", "showlegend": false, "type": "scatter", "x": [0.04178, 0.05884], "xaxis": "x9", "y": [-1.574, -1.77], "yaxis": "y9"}, {"line": {"width": 1}, "mode": "lines", "showlegend": false, "type": "scatter", "x": [0.05884, -0.009463], "xaxis": "x9", "y": [-1.77, -1.333], "yaxis": "y9"}, {"line": {"width": 1}, "mode": "lines", "showlegend": false, "type": "scatter", "x": [-0.009463, -0.08354], "xaxis": "x9", "y": [-1.333, -1.02], "yaxis": "y9"}, {"line": {"width": 1}, "mode": "lines", "showlegend": false, "type": "scatter", "x": [0, 0.4662], "xaxis": "x9", "y": [0, -1.502], "yaxis": "y9"}, {"line": {"width": 1}, "mode": "lines", "showlegend": false, "type": "scatter", "x": [0.4662, 0.6856], "xaxis": "x9", "y": [-1.502, -2.079], "yaxis": "y9"}, {"line": {"width": 1}, "mode": "lines", "showlegend": false, "type": "scatter", "x": [0.6856, 0.8642], "xaxis": "x9", "y": [-2.079, -2.459], "yaxis": "y9"}, {"line": {"width": 1}, "mode": "lines", "showlegend": false, "type": "scatter", "x": [0.8642, 0.9923], "xaxis": "x9", "y": [-2.459, -2.836], "yaxis": "y9"}], "layout": {"annotations": [{"font": {"size": 16}, "showarrow": false, "text": "like", "x": 0.15, "xanchor": "center", "xref": "paper", "y": 1, "yanchor": "bottom", "yref": "paper"}, {"font": {"size": 16}, "showarrow": false, "text": "dislike", "x": 0.5, "xanchor": "center", "xref": "paper", "y": 1, "yanchor": "bottom", "yref": "paper"}, {"font": {"size": 16}, "showarrow": false, "text": "dislike", "x": 0.85, "xanchor": "center", "xref": "paper", "y": 1, "yanchor": "bottom", "yref": "paper"}, {"font": {"size": 16}, "showarrow": false, "text": "ok", "x": 0.15, "xanchor": "center", "xref": "paper", "y": 0.64, "yanchor": "bottom", "yref": "paper"}, {"font": {"size": 16}, "showarrow": false, "text": "four", "x": 0.5, "xanchor": "center", "xref": "paper", "y": 0.64, "yanchor": "bottom", "yref": "paper"}, {"font": {"size": 16}, "showarrow": false, "text": "mute", "x": 0.85, "xanchor": "center", "xref": "paper", "y": 0.64, "yanchor": "bottom", "yref": "paper"}, {"font": {"size": 16}, "showarrow": false, "text": "stop", "x": 0.15, "xanchor": "center", "xref": "paper", "y": 0.28, "yanchor": "bottom", "yref": "paper"}, {"font": {"size": 16}, "showarrow": false, "text": "call", "x": 0.5, "xanchor": "center", "xref": "paper", "y": 0.28, "yanchor": "bottom", "yref": "paper"}, {"font": {"size": 16}, "showarrow": false, "text": "rock", "x": 0.85, "xanchor": "center", "xref": "paper", "y": 0.28, "yanchor": "bottom", "yref": "paper"}], "height": 750, "margin": {"t": 120}, "showlegend": false, "title": {"text": "SVM | Development | Correct Predictions<br>Accuracy: 0.9287", "x": 0.5, "xanchor": "center"}, "width": 750, "xaxis": {"anchor": "y", "domain": [0, 0.3], "visible": false}, "xaxis2": {"anchor": "y2", "domain": [0.35, 0.65], "visible": false}, "xaxis3": {"anchor": "y3", "domain": [0.7, 1], "visible": false}, "xaxis4": {"anchor": "y4", "domain": [0, 0.3], "visible": false}, "xaxis5": {"anchor": "y5", "domain": [0.35, 0.65], "visible": false}, "xaxis6": {"anchor": "y6", "domain": [0.7, 1], "visible": false}, "xaxis7": {"anchor": "y7", "domain": [0, 0.3], "visible": false}, "xaxis8": {"anchor": "y8", "domain": [0.35, 0.65], "visible": false}, "xaxis9": {"anchor": "y9", "domain": [0.7, 1], "visible": false}, "yaxis": {"anchor": "x", "autorange": "reversed", "domain": [0.72, 1], "visible": false}, "yaxis2": {"anchor": "x2", "autorange": "reversed", "domain": [0.72, 1], "visible": false}, "yaxis3": {"anchor": "x3", "autorange": "reversed", "domain": [0.72, 1], "visible": false}, "yaxis4": {"anchor": "x4", "autorange": "reversed", "domain": [0.36, 0.64], "visible": false}, "yaxis5": {"anchor": "x5", "autorange": "reversed", "domain": [0.36, 0.64], "visible": false}, "yaxis6": {"anchor": "x6", "autorange": "reversed", "domain": [0.36, 0.64], "visible": false}, "yaxis7": {"anchor": "x7", "autorange": "reversed", "domain": [0, 0.28], "visible": false}, "yaxis8": {"anchor": "x8", "autorange": "reversed", "domain": [0, 0.28], "visible": false}, "yaxis9": {"anchor": "x9", "autorange": "reversed", "domain": [0, 0.28], "visible": false}}}
